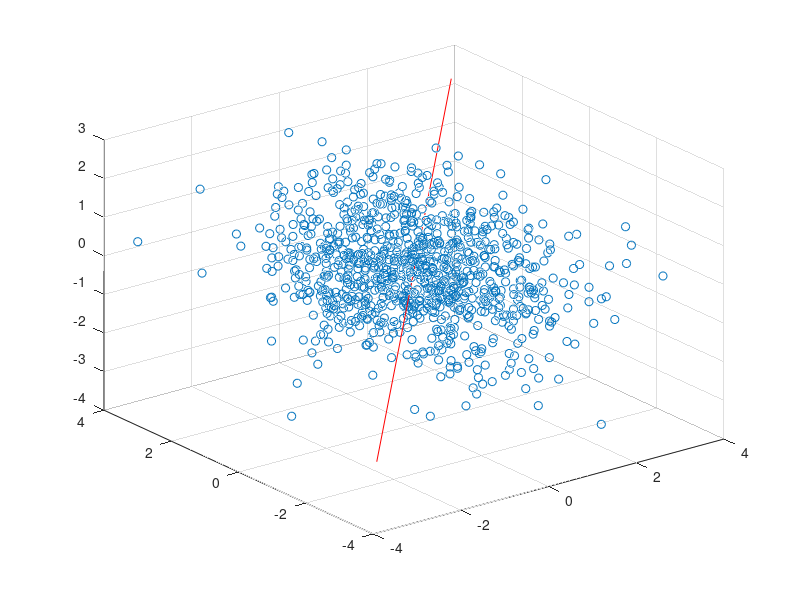

Source code (MATLAB): (Note: this script raises an error after producing the figure.)
% Nikoo Moradi
% 400101934
% CHW 2 
% Q3
%% A

clc; clear; close all;

PCAdata = load('PCAdata.mat');
PCAdata = PCAdata.PCAdata;
PCAdata = (PCAdata - mean(PCAdata,2)) ./ std(PCAdata,0,2);


X = PCAdata(1,:);
Y = PCAdata(2,:);
Z = PCAdata(3,:);


[U,S,V] = svd(PCAdata, 'econ');

figure;
scatter3(X,Y,Z);
hold on
p = plot3(5*[-U(1,1),U(1,1)],5*[-U(1,2),U(1,2)],5*[-U(1,3),U(1,3)],'r');
p.LineWidth = 2;
p = plot3(3*[-U(2,1),U(2,1)],3*[-U(2,2),U(2,2)],3*[-U(2,3),U(2,3)],'g');
p.LineWidth = 2;
p = plot3(7*[-U(3,1),U(3,1)],7*[-U(3,2),U(3,2)],7*[-U(3,3),U(3,3)],'c');
p.LineWidth = 2;

xlabel('X');
ylabel('Y');
zlabel('Z');
legend('datapoints','U1','U2','U3');
title('Normalized data');
%% B


% Scatter of the data
total_variance = sum(diag(S) .^ 2);

% Data variance explained by each principal component
data_variance_explained_svd = (diag(S) .^ 2) / total_variance * 100

% Plot the explained variance
figure;
bar(data_variance_explained_svd);
xlabel('Principal Component');
ylabel('Variance Explained (%)');
title('Variance Captured by Each Principal Component _ using SVD');
grid on;


% New directions (principal components)
new_directions_svd = U

figure;
num = 1;
for i = 1:3
    subplot(3,1,num);
    num = num + 1;
    bar(U(:,i));
    xlabel(sprintf('PC %d', i));
    ylabel('Loading');
    title(sprintf('%d th Principal Component _ using SVD',i));
end


% Whitened data (data projected onto principal components)
whitened_data = U' * PCAdata;

figure;
hold on
grid on
scatter3(whitened_data(1,:),whitened_data(2,:),whitened_data(3,:));
title('whitened data using SVD');
xlabel('U1');
ylabel('U2');
zlabel('U3');

%% C

[coeff, score, ~, ~, explained] = pca(PCAdata');

% Data variance explained by each principal component
data_variance_explained_pca = explained

data_var_pca = var(PCAdata,0,2);

% Plot the explained variance
figure;
bar(data_variance_explained_pca);
xlabel('Principal Component');
ylabel('Variance Explained (%)');
title('Variance Captured by Each Principal Component _ usnig PCA');
grid on;

% New directions (principal components)
new_directions_pca = coeff

figure;
num = 1;
for i = 1:3
    subplot(3,1,num);
    num = num + 1;
    bar(coeff(:,i));
    xlabel(sprintf('PC %d', i));
    ylabel('Loading');
    title(sprintf('%d th Principal Component _ using PCA',i));
end

% Whitened data (data projected onto principal components)
whitened_data_pca = score';


figure;
hold on
grid on
scatter3(whitened_data_pca(1,:),whitened_data_pca(2,:),whitened_data_pca(3,:));
title('whitened data using PCA');
xlabel('coeff1');
ylabel('coeff2');
zlabel('coeff3');
